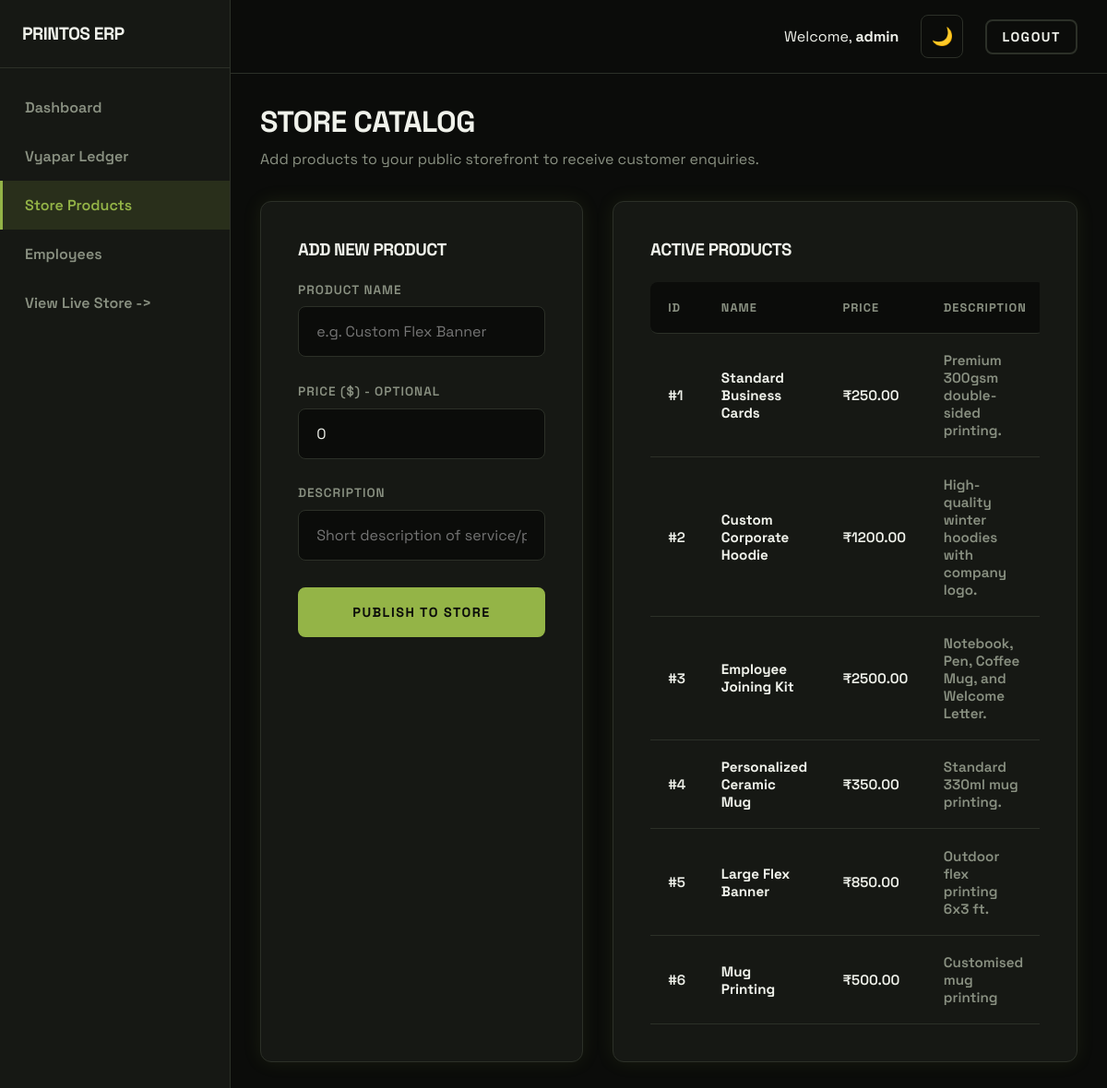
/admin/products (signed in), run on the app's committed database.
### models.py (models this page shows)
class User(Base):
    __tablename__ = "users"
    id = Column(Integer, primary_key=True, index=True)
    username = Column(String, unique=True, index=True)
    password = Column(String)  # In a real app, hash this!
    role = Column(String)      # 'admin' or 'employee'
    work_entries = relationship("WorkEntry", back_populates="employee")

class Product(Base):
    __tablename__ = "products"
    id = Column(Integer, primary_key=True, index=True)
    name = Column(String, index=True)
    category = Column(String, default="General")
    description = Column(Text, nullable=True)
    price = Column(Float, default=0.0)
    stock = Column(Integer, default=0)
    image_url = Column(String, nullable=True)
    enquiries = relationship("Enquiry", back_populates="product")

### main.py (the view)
@app.get("/admin/products", response_class=HTMLResponse)
async def admin_products(request: Request, db: Session = Depends(get_db)):
    user = require_admin(request, db)
    products = db.query(models.Product).all()
    unread_c = get_unread_enquiries_count(db)
    return templates.TemplateResponse("admin_products.html", {
        "request": request, "user": user, "products": products, "unread_count": unread_c
    })

### templates/admin_products.html (shortened to what this page needs)
{% extends "base_admin.html" %}
{% block content %}
<div style="display: flex; justify-content: space-between; align-items: flex-end; margin-bottom: 2rem;">
    <div>
        <h2 style="font-size: 2rem; color: var(--text-main); margin-bottom: 0.5rem;">Store Catalog</h2>
        <p>Add products to your public storefront to receive customer enquiries.</p>
    </div>
</div>
<div class="dashboard-grid">
    <div class="glass-card">
        <h3>Add New Product</h3>
        <form action="/admin/products/add" method="post" style="margin-top: 1.5rem;">
            <div class="input-group">
                <label>Product Name</label>
                <input type="text" name="name" required placeholder="e.g. Custom Flex Banner">
            </div>
            <div class="input-group">
                <label>Price ($) - Optional</label>
                <input type="number" step="0.01" name="price" value="0">
            </div>
            <div class="input-group">
                <label>Description</label>
                <input type="text" name="description" placeholder="Short description of service/product">
            </div>
            <button type="submit" class="btn" style="width: 100%;">Publish to Store</button>
        </form>
    </div>
    <div class="glass-card">
        <h3>Active Products</h3>
        <div style="overflow-x: auto;">
            <table>
                <thead>
                    <tr>
                        <th>ID</th>
                        <th>Name</th>
                        <th>Price</th>
                        <th>Description</th>
                    </tr>
                </thead>
                <tbody>
                    {% for p in products %}
                    <tr>
                        <td>#{{ p.id }}</td>
                        <td style="font-weight: 700;">{{ p.name }}</td>
                        <td>₹{{ "%.2f"|format(p.price) }}</td>
                        <td style="color: var(--text-subtle);">{{ p.description }}</td>
                    </tr>
                    {% else %}
                    <tr>
                        <td colspan="4" style="text-align: center;">No products active. Add one to open the store!</td>
                    </tr>
                    {% endfor %}
                </tbody>
            </table>
        </div>
    </div>
</div>
{% endblock %}

### templates/base_admin.html (shortened to what this page needs)
<!DOCTYPE html>
<html lang="en" data-theme="dark">
<head>
    <link rel="stylesheet" href="/static/style.css?v=4">
</head>
<body>
    <div class="admin-layout">
        <aside class="sidebar">
            <div class="sidebar-header">
                <h1><span class="accent">Printos</span> ERP</h1>
            </div>
            <ul class="nav-menu">
                <li class="nav-item {% if request.url.path == '/admin/dashboard' %}active{% endif %}">
                    <a href="/admin/dashboard">
                        Dashboard
                    </a>
                </li>
                <li class="nav-item {% if request.url.path == '/admin/accounting' %}active{% endif %}">
                    <a href="/admin/accounting">Vyapar Ledger</a>
                </li>
                <li class="nav-item {% if request.url.path == '/admin/products' %}active{% endif %}">
                    <a href="/admin/products">Store Products</a>
                </li>
                <li class="nav-item {% if request.url.path == '/admin/employees' %}active{% endif %}">
                    <a href="/admin/employees">Employees</a>
                </li>
                <li class="nav-item">
                    <a href="/store" target="_blank">View Live Store -></a>
                </li>
            </ul>
        </aside>
        <main class="main-content">
            <header class="topbar">
                <span>Welcome, <strong>{{ user.username }}</strong></span>
                <button id="theme-toggle">🌙</button>
                <a href="/logout" class="btn btn-secondary" style="padding: 0.5rem 1rem;">Logout</a>
            </header>
            <div class="content-area">
                {% block content %}{% endblock %}
            </div>
        </main>
    </div>
</body>
</html>

### static/style.css (style rules this page uses)
:root { --bg-color: #0b0c0a; --surface-color: #161814; --text-main: #f0f2eb; --text-subtle: #8a9182; --primary: #94b447; --primary-hover: #b1d655; --primary-faded: rgba(148, 180, 71, 0.15); --border-color: #2c3028; --input-bg: #0b0c0a; --shadow-glow: 0 0 20px rgba(148, 180, 71, 0.1); }
* { margin: 0; padding: 0; box-sizing: border-box; font-family: 'Space Grotesk', sans-serif; transition: all 0.3s cubic-bezier(0.4, 0, 0.2, 1); }
body { background-color: var(--bg-color); color: var(--text-main); min-height: 100vh; display: flex; flex-direction: column; }
h1, h2, h3 { font-family: 'Space Grotesk', sans-serif; font-weight: 700; letter-spacing: -0.5px; text-transform: uppercase; }
p { color: var(--text-subtle); line-height: 1.6; }
.glass-card { background-color: var(--surface-color); border: 1px solid var(--border-color); border-radius: 12px; padding: 2.5rem; margin-bottom: 2rem; box-shadow: var(--shadow-glow); position: relative; overflow: hidden; }
.glass-card::before { content: ''; position: absolute; top: 0; left: 0; width: 100%; height: 3px; background-color: var(--primary); opacity: 0; transition: opacity 0.3s ease; }
.input-group { margin-bottom: 1.8rem; display: flex; flex-direction: column; gap: 0.6rem; }
label { font-weight: 600; font-size: 0.85rem; text-transform: uppercase; letter-spacing: 1px; color: var(--text-subtle); }
input[type="text"], input[type="password"], input[type="date"], input[type="number"], select { width: 100%; padding: 1rem 1.2rem; border-radius: 8px; border: 1px solid var(--border-color); background: var(--input-bg); color: var(--text-main); outline: none; font-size: 1rem; font-family: 'Space Grotesk', sans-serif; }
.btn { display: inline-flex; align-items: center; justify-content: center; padding: 1rem 2rem; border-radius: 8px; border: 2px solid var(--primary); background: var(--primary); color: #0b0c0a; font-weight: 700; font-size: 0.9rem; text-transform: uppercase; letter-spacing: 1.5px; cursor: pointer; text-decoration: none; }
.btn-secondary { background: transparent; color: var(--text-main); border: 2px solid var(--border-color); }
header { display: flex; justify-content: space-between; align-items: center; padding: 1.5rem 2.5rem; background: var(--surface-color); border-bottom: 1px solid var(--border-color); }
#theme-toggle { background: var(--input-bg); border: 1px solid var(--border-color); font-size: 1.2rem; cursor: pointer; padding: 10px; border-radius: 8px; display: flex; align-items: center; justify-content: center; }
.dashboard-grid { display: grid; grid-template-columns: 350px 1fr; gap: 2rem; }
table { width: 100%; border-collapse: separate; border-spacing: 0; margin-top: 1.5rem; }
th, td { padding: 1.2rem; text-align: left; border-bottom: 1px solid var(--border-color); }
th { font-weight: 700; font-size: 0.8rem; text-transform: uppercase; letter-spacing: 1px; color: var(--text-subtle); background-color: var(--input-bg); }
th:first-child { border-top-left-radius: 8px; border-bottom-left-radius: 8px; }
th:last-child { border-top-right-radius: 8px; border-bottom-right-radius: 8px; }
td { font-weight: 600; font-size: 0.95rem; }

### templates/base_admin.html (style rules this page uses)
.admin-layout { display: flex; min-height: 100vh; }
.sidebar { width: 250px; background: var(--surface-color); border-right: 1px solid var(--border-color); display: flex; flex-direction: column; }
.sidebar-header { padding: 1.5rem; border-bottom: 1px solid var(--border-color); }
.sidebar-header h1 { font-size: 1.2rem; margin: 0; }
.nav-menu { list-style: none; padding: 1rem 0; flex: 1; }
.nav-item a { display: flex; align-items: center; padding: 1rem 1.5rem; color: var(--text-subtle); text-decoration: none; font-weight: 600; border-left: 3px solid transparent; transition: all 0.2s; }
.nav-item.active a { color: var(--primary); border-left-color: var(--primary); background: var(--primary-faded); }
.main-content { flex: 1; display: flex; flex-direction: column; overflow-y: auto; }
.topbar { padding: 1rem 2rem; border-bottom: 1px solid var(--border-color); display: flex; justify-content: flex-end; align-items: center; gap: 1.5rem; background: var(--bg-color); }
.content-area { padding: 2rem; }

### data on the page
User: username "admin"
Product: id "1", name "Standard Business Cards", price "250.00", description "Premium 300gsm double-sided printing."
Product: id "2", name "Custom Corporate Hoodie", price "1200.00", description "High-quality winter hoodies with company logo."
Product: id "3", name "Employee Joining Kit", price "2500.00", description "Notebook, Pen, Coffee Mug, and Welcome Letter."
Product: id "4", name "Personalized Ceramic Mug", price "350.00", description "Standard 330ml mug printing."
Product: id "5", name "Large Flex Banner", price "850.00", description "Outdoor flex printing 6x3 ft."
Product: id "6", name "Mug Printing", price "500.00", description "Customised mug printing"
